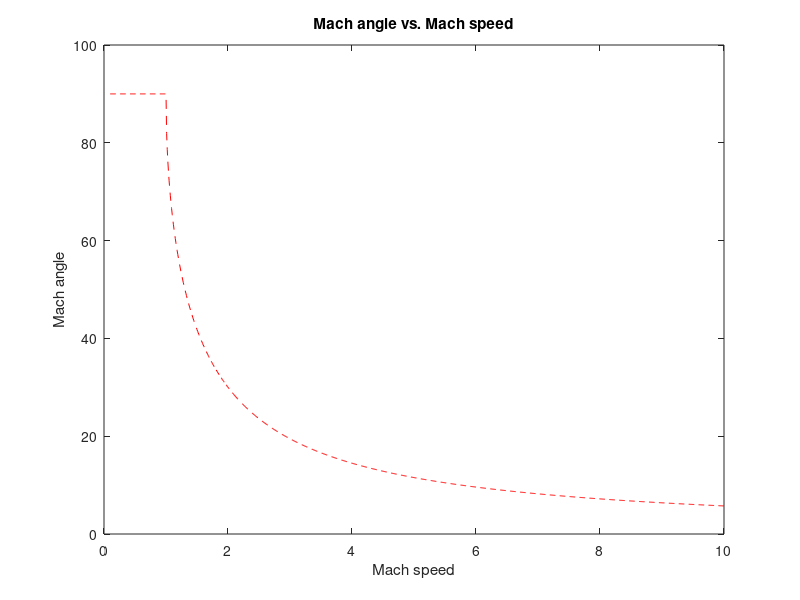

This chart was generated by the following MATLAB code:
M = 0.1:0.01:10

mu = asind(1./M)

plot(M, mu, 'r--')
xlabel('Mach speed')
ylabel('Mach angle')
title('Mach angle vs. Mach speed')
